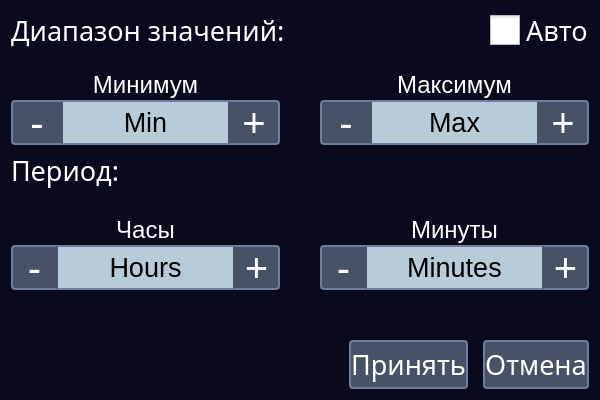
<?xml version="1.0" encoding="UTF-8"?>
<ui version="4.0">
 <class>PlotOptions</class>
 <widget class="QDialog" name="PlotOptions">
  <property name="geometry">
   <rect>
    <x>0</x>
    <y>0</y>
    <width>600</width>
    <height>400</height>
   </rect>
  </property>
  <property name="font">
   <font>
    <family>Ubuntu Mono</family>
    <pointsize>20</pointsize>
   </font>
  </property>
  <property name="windowTitle">
   <string>Dialog</string>
  </property>
  <property name="styleSheet">
   <string notr="true">QDialog {
	color: #FFFFFF;
	background-color: rgb(10, 10, 30);/*#B7CBD8;*/

}

QLabel {
	color: #FFFFFF;
  /* background-color: #B7CBD8;*/
}

QCheckBox{
	color: #FFFFFF;
	/*background-color: #B7CBD8;*/
}
</string>
  </property>
  <layout class="QVBoxLayout" name="verticalLayout">
   <property name="spacing">
    <number>1</number>
   </property>
   <item>
    <layout class="QHBoxLayout" name="horizontalLayout_7">
     <item>
      <widget class="QLabel" name="label">
       <property name="font">
        <font>
         <family>Ubuntu Mono</family>
         <pointsize>20</pointsize>
        </font>
       </property>
       <property name="text">
        <string>Диапазон значений:</string>
       </property>
      </widget>
     </item>
     <item>
      <widget class="QCheckBox" name="cbAutoY">
       <property name="sizePolicy">
        <sizepolicy hsizetype="Maximum" vsizetype="Fixed">
         <horstretch>0</horstretch>
         <verstretch>0</verstretch>
        </sizepolicy>
       </property>
       <property name="font">
        <font>
         <family>Ubuntu Mono</family>
         <pointsize>20</pointsize>
        </font>
       </property>
       <property name="focusPolicy">
        <enum>Qt::NoFocus</enum>
       </property>
       <property name="styleSheet">
        <string notr="true">QCheckBox::indicator {
    width: 30px;
    height: 30px;
}
QCheckBox::indicator:unchecked {
    image: url(:/pic/unchecked.png);
}
QCheckBox::indicator:checked {
    image: url(:/pic/checked.png);
}</string>
       </property>
       <property name="text">
        <string>Авто</string>
       </property>
       <property name="iconSize">
        <size>
         <width>20</width>
         <height>20</height>
        </size>
       </property>
      </widget>
     </item>
    </layout>
   </item>
   <item>
    <layout class="QHBoxLayout" name="horizontalLayout_3">
     <property name="spacing">
      <number>40</number>
     </property>
     <item>
      <widget class="QLabel" name="label_3">
       <property name="font">
        <font>
         <pointsize>18</pointsize>
        </font>
       </property>
       <property name="text">
        <string>Минимум</string>
       </property>
       <property name="alignment">
        <set>Qt::AlignBottom|Qt::AlignHCenter</set>
       </property>
      </widget>
     </item>
     <item>
      <widget class="QLabel" name="label_4">
       <property name="font">
        <font>
         <pointsize>18</pointsize>
        </font>
       </property>
       <property name="text">
        <string>Максимум</string>
       </property>
       <property name="alignment">
        <set>Qt::AlignBottom|Qt::AlignHCenter</set>
       </property>
      </widget>
     </item>
    </layout>
   </item>
   <item>
    <layout class="QHBoxLayout" name="horizontalLayout">
     <property name="spacing">
      <number>40</number>
     </property>
     <item>
      <layout class="QHBoxLayout" name="layoutMinYSetup">
       <property name="spacing">
        <number>0</number>
       </property>
       <item>
        <widget class="QPushButton" name="pbMinYMinus">
         <property name="sizePolicy">
          <sizepolicy hsizetype="Fixed" vsizetype="Fixed">
           <horstretch>0</horstretch>
           <verstretch>0</verstretch>
          </sizepolicy>
         </property>
         <property name="minimumSize">
          <size>
           <width>50</width>
           <height>45</height>
          </size>
         </property>
         <property name="maximumSize">
          <size>
           <width>45</width>
           <height>45</height>
          </size>
         </property>
         <property name="font">
          <font>
           <pointsize>30</pointsize>
          </font>
         </property>
         <property name="focusPolicy">
          <enum>Qt::NoFocus</enum>
         </property>
         <property name="styleSheet">
          <string notr="true">QPushButton {
color: #FFFFFF;
background-color: #485266;
border: 2px solid #6e7e9d;
border-right: #485266;
border-top-left-radius: 4px;
border-bottom-left-radius: 4px;
}

QPushButton:disabled {
	color: #808080;
}

QPushButton:enabled {
	color: #FFFFFF
}</string>
         </property>
         <property name="text">
          <string>-</string>
         </property>
        </widget>
       </item>
       <item>
        <widget class="QPushButton" name="pbMinYValue">
         <property name="enabled">
          <bool>true</bool>
         </property>
         <property name="sizePolicy">
          <sizepolicy hsizetype="Expanding" vsizetype="Fixed">
           <horstretch>0</horstretch>
           <verstretch>0</verstretch>
          </sizepolicy>
         </property>
         <property name="minimumSize">
          <size>
           <width>45</width>
           <height>45</height>
          </size>
         </property>
         <property name="font">
          <font>
           <pointsize>20</pointsize>
          </font>
         </property>
         <property name="focusPolicy">
          <enum>Qt::NoFocus</enum>
         </property>
         <property name="styleSheet">
          <string notr="true">QPushButton {
	color: #000000;
	background-color: #B7CBD8;
	border: 2px solid #485266;
	border-top: 2px solid #6e7e9d;
	border-bottom: 2px solid #6e7e9d;
}

QPushButton:disabled {
	color: #808080;
}

QPushButton:enabled {
	color: #000000
}</string>
         </property>
         <property name="text">
          <string>Min</string>
         </property>
        </widget>
       </item>
       <item>
        <widget class="QPushButton" name="pbMinYPlus">
         <property name="sizePolicy">
          <sizepolicy hsizetype="Preferred" vsizetype="Fixed">
           <horstretch>0</horstretch>
           <verstretch>0</verstretch>
          </sizepolicy>
         </property>
         <property name="minimumSize">
          <size>
           <width>50</width>
           <height>45</height>
          </size>
         </property>
         <property name="maximumSize">
          <size>
           <width>45</width>
           <height>45</height>
          </size>
         </property>
         <property name="font">
          <font>
           <pointsize>30</pointsize>
          </font>
         </property>
         <property name="focusPolicy">
          <enum>Qt::NoFocus</enum>
         </property>
         <property name="styleSheet">
          <string notr="true">QPushButton {
color: #FFFFFF;
background-color: #485266;
border: 2px solid #6e7e9d;
border-left: #485266;
border-top-right-radius: 4px;
border-bottom-right-radius: 4px;
}

QPushButton:disabled {
	color: #808080;
}

QPushButton:enabled {
	color: #FFFFFF;
}</string>
         </property>
         <property name="text">
          <string>+</string>
         </property>
        </widget>
       </item>
      </layout>
     </item>
     <item>
      <layout class="QHBoxLayout" name="horizontalLayout_6">
       <property name="spacing">
        <number>0</number>
       </property>
       <item>
        <widget class="QPushButton" name="pbMaxYMinus">
         <property name="sizePolicy">
          <sizepolicy hsizetype="Fixed" vsizetype="Fixed">
           <horstretch>0</horstretch>
           <verstretch>0</verstretch>
          </sizepolicy>
         </property>
         <property name="minimumSize">
          <size>
           <width>50</width>
           <height>45</height>
          </size>
         </property>
         <property name="maximumSize">
          <size>
           <width>45</width>
           <height>45</height>
          </size>
         </property>
         <property name="font">
          <font>
           <pointsize>30</pointsize>
          </font>
         </property>
         <property name="focusPolicy">
          <enum>Qt::NoFocus</enum>
         </property>
         <property name="styleSheet">
          <string notr="true">QPushButton {
color: #FFFFFF;
background-color: #485266;
border: 2px solid #6e7e9d;
border-right: #485266;
border-top-left-radius: 4px;
border-bottom-left-radius: 4px;
}

QPushButton:disabled {
	color: #808080;
}

QPushButton:enabled {
	color: #FFFFFF;
}</string>
         </property>
         <property name="text">
          <string>-</string>
         </property>
        </widget>
       </item>
       <item>
        <widget class="QPushButton" name="pbMaxYValue">
         <property name="sizePolicy">
          <sizepolicy hsizetype="Expanding" vsizetype="Fixed">
           <horstretch>0</horstretch>
           <verstretch>0</verstretch>
          </sizepolicy>
         </property>
         <property name="minimumSize">
          <size>
           <width>45</width>
           <height>45</height>
          </size>
         </property>
         <property name="font">
          <font>
           <pointsize>20</pointsize>
          </font>
         </property>
         <property name="focusPolicy">
          <enum>Qt::NoFocus</enum>
         </property>
         <property name="styleSheet">
          <string notr="true">QPushButton {
	color: #000000;
	background-color: #B7CBD8;
	border: 2px solid #485266;
	border-top: 2px solid #6e7e9d;
	border-bottom: 2px solid #6e7e9d;
}

QPushButton:disabled {
	color: #808080;
}

QPushButton:enabled {
	color: #000000
}</string>
         </property>
         <property name="text">
          <string>Max</string>
         </property>
        </widget>
       </item>
       <item>
        <widget class="QPushButton" name="pbMaxYPlus">
         <property name="sizePolicy">
          <sizepolicy hsizetype="Fixed" vsizetype="Fixed">
           <horstretch>0</horstretch>
           <verstretch>0</verstretch>
          </sizepolicy>
         </property>
         <property name="minimumSize">
          <size>
           <width>50</width>
           <height>45</height>
          </size>
         </property>
         <property name="maximumSize">
          <size>
           <width>45</width>
           <height>45</height>
          </size>
         </property>
         <property name="font">
          <font>
           <pointsize>30</pointsize>
          </font>
         </property>
         <property name="focusPolicy">
          <enum>Qt::NoFocus</enum>
         </property>
         <property name="styleSheet">
          <string notr="true">QPushButton {
color: #FFFFFF;
background-color: #485266;
border: 2px solid #6e7e9d;
border-left: #485266;
border-top-right-radius: 4px;
border-bottom-right-radius: 4px;
}

QPushButton:disabled {
	color: #808080;
}

QPushButton:enabled {
	color: #FFFFFF;
}</string>
         </property>
         <property name="text">
          <string>+</string>
         </property>
        </widget>
       </item>
      </layout>
     </item>
    </layout>
   </item>
   <item>
    <widget class="QLabel" name="label_2">
     <property name="font">
      <font>
       <family>Ubuntu Mono</family>
       <pointsize>20</pointsize>
      </font>
     </property>
     <property name="text">
      <string>Период:</string>
     </property>
    </widget>
   </item>
   <item>
    <layout class="QHBoxLayout" name="horizontalLayout_5">
     <property name="spacing">
      <number>40</number>
     </property>
     <item>
      <widget class="QLabel" name="label_5">
       <property name="font">
        <font>
         <pointsize>18</pointsize>
        </font>
       </property>
       <property name="text">
        <string>Часы</string>
       </property>
       <property name="alignment">
        <set>Qt::AlignBottom|Qt::AlignHCenter</set>
       </property>
      </widget>
     </item>
     <item>
      <widget class="QLabel" name="label_6">
       <property name="font">
        <font>
         <pointsize>18</pointsize>
        </font>
       </property>
       <property name="text">
        <string>Минуты</string>
       </property>
       <property name="alignment">
        <set>Qt::AlignBottom|Qt::AlignHCenter</set>
       </property>
      </widget>
     </item>
    </layout>
   </item>
   <item>
    <layout class="QHBoxLayout" name="horizontalLayout_2">
     <property name="spacing">
      <number>40</number>
     </property>
     <item>
      <layout class="QHBoxLayout" name="layoutMinYSetup_2">
       <property name="spacing">
        <number>0</number>
       </property>
       <item>
        <widget class="QPushButton" name="pbHourMins">
         <property name="sizePolicy">
          <sizepolicy hsizetype="Fixed" vsizetype="Fixed">
           <horstretch>0</horstretch>
           <verstretch>0</verstretch>
          </sizepolicy>
         </property>
         <property name="minimumSize">
          <size>
           <width>45</width>
           <height>45</height>
          </size>
         </property>
         <property name="maximumSize">
          <size>
           <width>45</width>
           <height>45</height>
          </size>
         </property>
         <property name="font">
          <font>
           <pointsize>30</pointsize>
          </font>
         </property>
         <property name="focusPolicy">
          <enum>Qt::NoFocus</enum>
         </property>
         <property name="styleSheet">
          <string notr="true">QPushButton {
color: #FFFFFF;
background-color: #485266;
border: 2px solid #6e7e9d;
border-right: #485266;
border-top-left-radius: 4px;
border-bottom-left-radius: 4px;
}

QPushButton:disabled {
	color: #808080;
}

QPushButton:enabled {
	color: #FFFFFF
}</string>
         </property>
         <property name="text">
          <string>-</string>
         </property>
        </widget>
       </item>
       <item>
        <widget class="QPushButton" name="pbHourValue">
         <property name="enabled">
          <bool>true</bool>
         </property>
         <property name="sizePolicy">
          <sizepolicy hsizetype="Expanding" vsizetype="Fixed">
           <horstretch>0</horstretch>
           <verstretch>0</verstretch>
          </sizepolicy>
         </property>
         <property name="minimumSize">
          <size>
           <width>0</width>
           <height>45</height>
          </size>
         </property>
         <property name="font">
          <font>
           <pointsize>20</pointsize>
          </font>
         </property>
         <property name="focusPolicy">
          <enum>Qt::NoFocus</enum>
         </property>
         <property name="styleSheet">
          <string notr="true">QPushButton {
	color: #000000;
	background-color: #B7CBD8;
	border: 2px solid #485266;
	border-top: 2px solid #6e7e9d;
	border-bottom: 2px solid #6e7e9d;
}

QPushButton:disabled {
	color: #808080;
}

QPushButton:enabled {
	color: #000000
}</string>
         </property>
         <property name="text">
          <string>Hours</string>
         </property>
        </widget>
       </item>
       <item>
        <widget class="QPushButton" name="pbHourPlus">
         <property name="sizePolicy">
          <sizepolicy hsizetype="Preferred" vsizetype="Fixed">
           <horstretch>0</horstretch>
           <verstretch>0</verstretch>
          </sizepolicy>
         </property>
         <property name="minimumSize">
          <size>
           <width>45</width>
           <height>45</height>
          </size>
         </property>
         <property name="maximumSize">
          <size>
           <width>45</width>
           <height>45</height>
          </size>
         </property>
         <property name="font">
          <font>
           <pointsize>30</pointsize>
          </font>
         </property>
         <property name="focusPolicy">
          <enum>Qt::NoFocus</enum>
         </property>
         <property name="styleSheet">
          <string notr="true">QPushButton {
color: #FFFFFF;
background-color: #485266;
border: 2px solid #6e7e9d;
border-left: #485266;
border-top-right-radius: 4px;
border-bottom-right-radius: 4px;
}

QPushButton:disabled {
	color: #808080;
}

QPushButton:enabled {
	color: #FFFFFF;
}</string>
         </property>
         <property name="text">
          <string>+</string>
         </property>
        </widget>
       </item>
      </layout>
     </item>
     <item>
      <layout class="QHBoxLayout" name="layoutMinYSetup_3">
       <property name="spacing">
        <number>0</number>
       </property>
       <item>
        <widget class="QPushButton" name="pbMinuteMinus">
         <property name="sizePolicy">
          <sizepolicy hsizetype="Fixed" vsizetype="Fixed">
           <horstretch>0</horstretch>
           <verstretch>0</verstretch>
          </sizepolicy>
         </property>
         <property name="minimumSize">
          <size>
           <width>45</width>
           <height>45</height>
          </size>
         </property>
         <property name="maximumSize">
          <size>
           <width>45</width>
           <height>45</height>
          </size>
         </property>
         <property name="font">
          <font>
           <pointsize>30</pointsize>
          </font>
         </property>
         <property name="focusPolicy">
          <enum>Qt::NoFocus</enum>
         </property>
         <property name="styleSheet">
          <string notr="true">QPushButton {
color: #FFFFFF;
background-color: #485266;
border: 2px solid #6e7e9d;
border-right: #485266;
border-top-left-radius: 4px;
border-bottom-left-radius: 4px;
}

QPushButton:disabled {
	color: #808080;
}

QPushButton:enabled {
	color: #FFFFFF
}</string>
         </property>
         <property name="text">
          <string>-</string>
         </property>
        </widget>
       </item>
       <item>
        <widget class="QPushButton" name="pbMinuteValue">
         <property name="enabled">
          <bool>true</bool>
         </property>
         <property name="sizePolicy">
          <sizepolicy hsizetype="Expanding" vsizetype="Fixed">
           <horstretch>0</horstretch>
           <verstretch>0</verstretch>
          </sizepolicy>
         </property>
         <property name="minimumSize">
          <size>
           <width>0</width>
           <height>45</height>
          </size>
         </property>
         <property name="font">
          <font>
           <pointsize>20</pointsize>
          </font>
         </property>
         <property name="focusPolicy">
          <enum>Qt::NoFocus</enum>
         </property>
         <property name="styleSheet">
          <string notr="true">QPushButton {
	color: #000000;
	background-color: #B7CBD8;
	border: 2px solid #485266;
	border-top: 2px solid #6e7e9d;
	border-bottom: 2px solid #6e7e9d;
}

QPushButton:disabled {
	color: #808080;
}

QPushButton:enabled {
	color: #000000
}</string>
         </property>
         <property name="text">
          <string>Minutes</string>
         </property>
        </widget>
       </item>
       <item>
        <widget class="QPushButton" name="pbMinutePlus">
         <property name="sizePolicy">
          <sizepolicy hsizetype="Preferred" vsizetype="Fixed">
           <horstretch>0</horstretch>
           <verstretch>0</verstretch>
          </sizepolicy>
         </property>
         <property name="minimumSize">
          <size>
           <width>45</width>
           <height>45</height>
          </size>
         </property>
         <property name="maximumSize">
          <size>
           <width>45</width>
           <height>45</height>
          </size>
         </property>
         <property name="font">
          <font>
           <pointsize>30</pointsize>
          </font>
         </property>
         <property name="focusPolicy">
          <enum>Qt::NoFocus</enum>
         </property>
         <property name="styleSheet">
          <string notr="true">QPushButton {
color: #FFFFFF;
background-color: #485266;
border: 2px solid #6e7e9d;
border-left: #485266;
border-top-right-radius: 4px;
border-bottom-right-radius: 4px;
}

QPushButton:disabled {
	color: #808080;
}

QPushButton:enabled {
	color: #FFFFFF;
}</string>
         </property>
         <property name="text">
          <string>+</string>
         </property>
        </widget>
       </item>
      </layout>
     </item>
    </layout>
   </item>
   <item>
    <widget class="QLabel" name="lblMessage">
     <property name="font">
      <font>
       <pointsize>20</pointsize>
      </font>
     </property>
     <property name="text">
      <string/>
     </property>
    </widget>
   </item>
   <item>
    <layout class="QHBoxLayout" name="horizontalLayout_4">
     <property name="spacing">
      <number>15</number>
     </property>
     <item>
      <spacer name="horizontalSpacer">
       <property name="orientation">
        <enum>Qt::Horizontal</enum>
       </property>
       <property name="sizeHint" stdset="0">
        <size>
         <width>40</width>
         <height>20</height>
        </size>
       </property>
      </spacer>
     </item>
     <item>
      <widget class="QPushButton" name="pbOk">
       <property name="sizePolicy">
        <sizepolicy hsizetype="Preferred" vsizetype="Minimum">
         <horstretch>0</horstretch>
         <verstretch>0</verstretch>
        </sizepolicy>
       </property>
       <property name="font">
        <font>
         <family>Ubuntu Mono</family>
         <pointsize>20</pointsize>
        </font>
       </property>
       <property name="focusPolicy">
        <enum>Qt::NoFocus</enum>
       </property>
       <property name="styleSheet">
        <string notr="true">color: #FFFFFF;
background-color: #485266;
border: 2px solid #6e7e9d;
border-top-left-radius: 4px;
border-top-right-radius: 4px;
border-bottom-left-radius: 4px;
border-bottom-right-radius: 4px;</string>
       </property>
       <property name="text">
        <string>Принять</string>
       </property>
      </widget>
     </item>
     <item>
      <widget class="QPushButton" name="pbCancel">
       <property name="sizePolicy">
        <sizepolicy hsizetype="Minimum" vsizetype="Minimum">
         <horstretch>0</horstretch>
         <verstretch>0</verstretch>
        </sizepolicy>
       </property>
       <property name="font">
        <font>
         <family>Ubuntu Mono</family>
         <pointsize>20</pointsize>
        </font>
       </property>
       <property name="focusPolicy">
        <enum>Qt::NoFocus</enum>
       </property>
       <property name="styleSheet">
        <string notr="true">color: #FFFFFF;
background-color: #485266;
border: 2px solid #6e7e9d;
border-top-left-radius: 4px;
border-top-right-radius: 4px;
border-bottom-left-radius: 4px;
border-bottom-right-radius: 4px;</string>
       </property>
       <property name="text">
        <string>Отмена</string>
       </property>
      </widget>
     </item>
    </layout>
   </item>
  </layout>
 </widget>
 <resources/>
 <connections/>
</ui>
